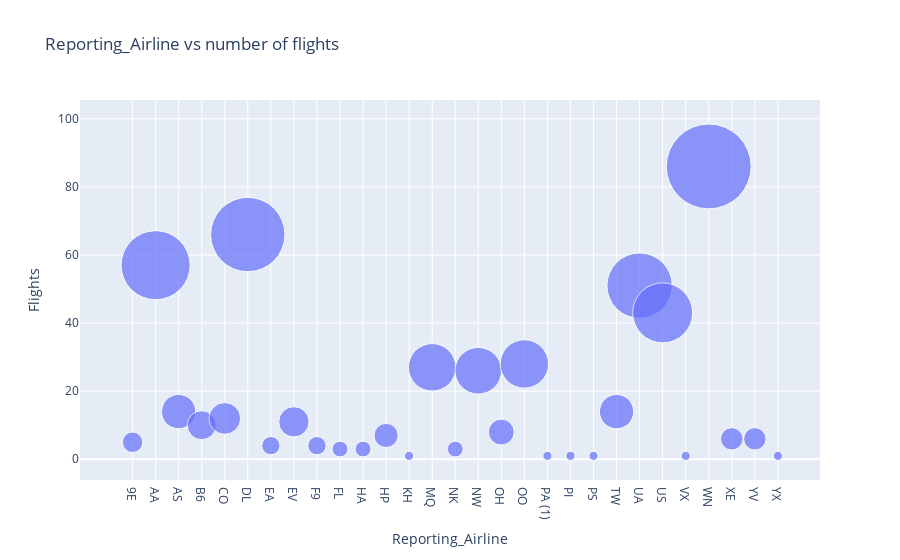

The cell this chart's notebook holds for it:
### Markdown cell above
**To do**

*   Create a bubble chart using the `bub_data` with x-axis being reporting airline and y-axis being flights.
*   Provide title to the chart
*   Update size of the bubble based on the number of flights. Use `size` parameter.
*   Update name of the hover tooltip to `reporting_airline` using `hover_name` parameter.

### Code cell
# Create bubble chart here
# Use plotly express bar chart function px.bar. Provide input data, x and y axis variable, and title of the chart.
# This will give total number of flights to the destination state.
fig = px.scatter(bub_data, x="Reporting_Airline", y="Flights", size="Flights",
                 hover_name="Reporting_Airline", title='Reporting_Airline vs number of flights ', size_max=60) 
fig.show()

### Figure 1 — Plotly figure (JSON) as saved in the notebook; plotly's stock layout.template omitted (floating-point values rounded to 4 significant figures)
{"data": [{"hovertemplate": "<b>%{hovertext}</b><br><br>Reporting_Airline=%{x}<br>Flights=%{marker.size}<extra></extra>", "hovertext": ["9E", "AA", "AS", "B6", "CO", "DL", "EA", "EV", "F9", "FL", "HA", "HP", "KH", "MQ", "NK", "NW", "OH", "OO", "PA (1)", "PI", "PS", "TW", "UA", "US", "VX", "WN", "XE", "YV", "YX"], "legendgroup": "", "marker": {"color": "#636efa", "size": [5, 57, 14, 10, 12, 66, 4, 11, 4, 3, 3, 7, 1, 27, 3, 26, 8, 28, 1, 1, 1, 14, 51, 43, 1, 86, 6, 6, 1], "sizemode": "area", "sizeref": 0.02389, "symbol": "circle"}, "mode": "markers", "name": "", "orientation": "v", "showlegend": false, "type": "scatter", "x": ["9E", "AA", "AS", "B6", "CO", "DL", "EA", "EV", "F9", "FL", "HA", "HP", "KH", "MQ", "NK", "NW", "OH", "OO", "PA (1)", "PI", "PS", "TW", "UA", "US", "VX", "WN", "XE", "YV", "YX"], "xaxis": "x", "y": [5, 57, 14, 10, 12, 66, 4, 11, 4, 3, 3, 7, 1, 27, 3, 26, 8, 28, 1, 1, 1, 14, 51, 43, 1, 86, 6, 6, 1], "yaxis": "y"}], "layout": {"autosize": true, "legend": {"itemsizing": "constant", "tracegroupgap": 0}, "title": {"text": "Reporting_Airline vs number of flights "}, "xaxis": {"anchor": "y", "autorange": true, "domain": [0, 1], "range": [-1.981, 29.76], "title": {"text": "Reporting_Airline"}, "type": "category"}, "yaxis": {"anchor": "x", "autorange": true, "domain": [0, 1], "range": [-7.36, 113.5], "title": {"text": "Flights"}, "type": "linear"}}}
